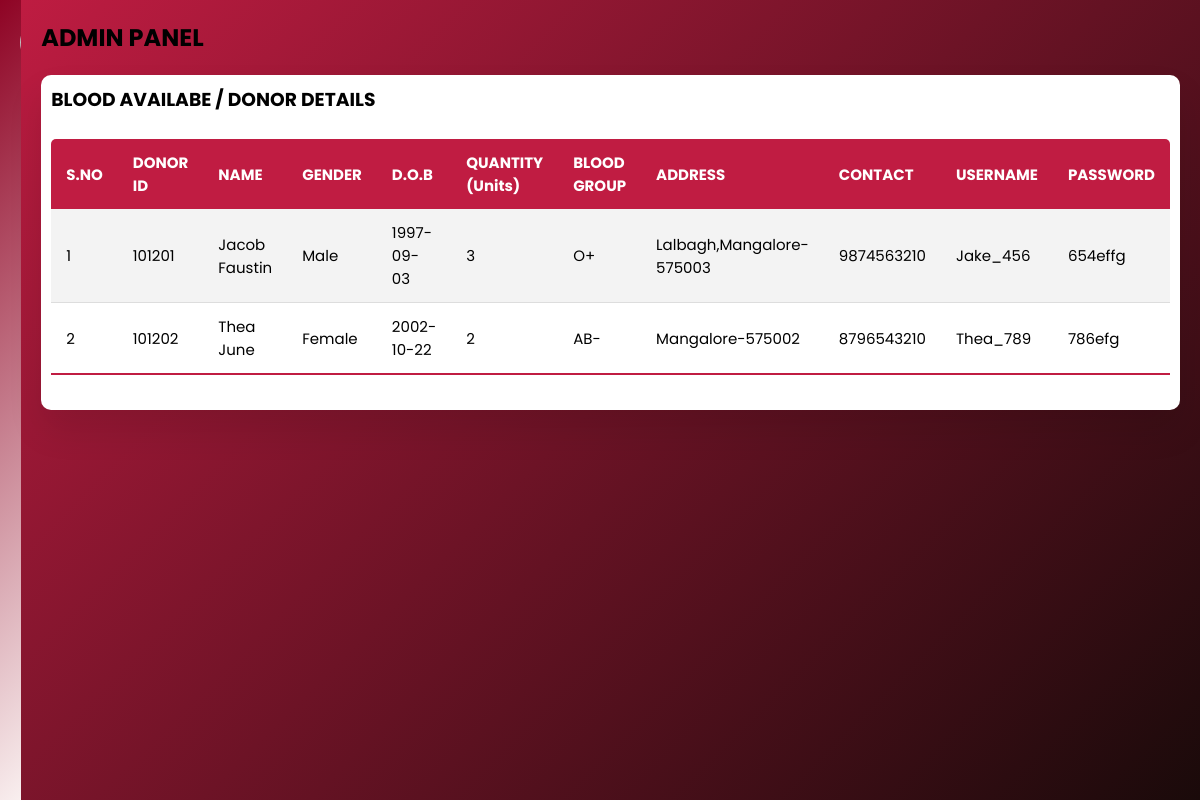
Page /admin/bloodavail.php on the committed database.
### tables this page shows
CREATE TABLE DONOR(
  DONOR_ID INT NOT NULL,
  FNAME VARCHAR(30) NOT NULL,
  LNAME VARCHAR(30) NOT NULL,
  GENDER CHAR(7),
  DOB DATE NOT NULL,
  QUANTITY INT,
  BLOOD_GRP CHAR(10) NOT NULL,
  EMAIL VARCHAR(50) NOT NULL,
  ADDRESS VARCHAR(100) NOT NULL,
  CONTACT CHAR(10) NOT NULL,
  USERNAME VARCHAR(15) NOT NULL,
  PASSWORD VARCHAR(15) NOT NULL,
  PRIMARY KEY(DONOR_ID),
  FOREIGN KEY(DONOR_ID) REFERENCES USERS(USER_ID) ON DELETE CASCADE
);

### admin/bloodavail.php (the view, shortened to what this page needs)
<?php
require_once('dbcon.php');
$query="SELECT * FROM DONOR";
$result=mysqli_query($con,$query);
?>
<!DOCTYPE html>
<html lang="en">
<head>
  <link rel="stylesheet" href="stylee.css" />
  <link rel="stylesheet" href="https://cdnjs.cloudflare.com/ajax/libs/font-awesome/5.15.4/css/all.min.css"/>
</head>
<body>
  <div class="container">
    <nav>
      <ul>
        <li><a href="#" class="logo">
        </a></li>
        <li><a href="admindashboard.php">
          <i class="fas fa-solid fa-gauge"></i>
        </a></li>
        <li><a href="#">
          <i class="fas fa-database"></i>
        </a></li>
        <li><a href="adddonor.php">
         <i class="fas fa-solid fa-user-plus"></i>
        </a></li>
        <li><a href="recpavail.php">
          <i class="fas fa-sharp fa-solid fa-address-card"></i>
        </a></li>
        <li><a href="deldonrecp.php">
          <i class="fas fa-solid fa-user-minus"></i>
        </a></li>
        <li><a href="announc.php">
          <i class="fas fa-sharp fa-solid fa-bullhorn"></i>
        </a></li>
        <li><a href="logout.php" class="logout">
          <i class="fas fa-sign-out-alt"></i>
        </a></li>
      </ul>
    </nav>
    <section class="main">
        <div class="main-top">
          <h1>ADMIN PANEL</h1>
        </div>
        <section class="attendance">
          <div class="attendance-list">
            <h1>BLOOD AVAILABE / DONOR DETAILS</h1>
            <table class="table">
              <thead>
                <tr>
                  <th>S.NO</th>
                  <th>DONOR ID</th>
                  <th>NAME</th>
                  <th>GENDER</th>
                  <th>D.O.B</th>
                  <th>QUANTITY<br>(units)</th>
                  <th>BLOOD GROUP</th>
                  <th>ADDRESS</th>
                  <th>CONTACT</th>
                  <th>USERNAME</th>
                  <th>PASSWORD</th>
                </tr>
              </thead>
                <tbody>
                <?php
                  $counter=0;
                  while($row=mysqli_fetch_assoc($result))
                  {
                    $counter=$counter+1;
                  ?>
                <tr>
                <td><?php echo $counter;?></td>
                  <td><?php echo $row['DONOR_ID'];?></td>
                  <td><?php echo $row['FNAME']." ".$row['LNAME'];?></td>
                  <td><?php echo $row['GENDER'];?></td>
                  <td><?php echo $row['DOB'];?></td>
                  <td><?php echo $row['QUANTITY'];?></td>
                  <td><?php echo $row['BLOOD_GRP'];?></td>
                  <td><?php echo $row['ADDRESS'];?></td>
                  <td><?php echo $row['CONTACT'];?></td>
                  <td><?php echo $row['USERNAME'];?></td>
                  <td><?php echo $row['PASSWORD'];?></td>
                </tr>
                <?php
                  }
                  ?>
                </tbody>
            </table>
          </div>
        </section>
      </section>
    </div>
  </body>
  </html>

### admin/stylee.css (style rules this page uses)
* { margin: 0; padding: 0; outline: none; border: none; text-decoration: none; box-sizing: border-box; font-family: "Poppins", sans-serif; }
body { background: linear-gradient(135deg, rgb(192, 28, 66),rgb(26, 10, 10) ); }
nav { position: sticky; top: 0; bottom: 0; height: 100vh; left: 0; width: 90px; background: linear-gradient(135deg, rgb(142, 3, 36),rgb(249, 239, 239) ); overflow: hidden; transition: 1s; }
.logo { text-align: center; display: flex; margin: 10px 0 0 10px; padding-bottom: 3rem; }
a { position: relative; width: 280px; font-size: 14px; color: rgb(0, 0, 0); display: table; padding: 10px; }
nav .fas { position: relative; width: 70px; height: 40px; top: 20px; font-size: 20px; text-align: center; }
.logout { position: absolute; bottom: 0; }
.container { display: flex; }
.main { position: relative; padding: 20px; width: 100%; }
.main-top { display: flex; width: 100%; }
.attendance { margin-top: 20px; text-transform: capitalize; }
.attendance-list { width: 100%; padding: 10px; margin-top: 10px; background: #fff; border-radius: 10px; box-shadow: 0 20px 35px rgba(0, 0, 0, 0.1); }
.table { border-collapse: collapse; margin: 25px 0; font-size: 15px; min-width: 100%; overflow: hidden; border-radius: 5px 5px 0 0; }
table thead tr { color: #fff; background: rgb(192, 28, 66); text-align: left; font-weight: bold; }
.table th, .table td { padding: 12px 15px; }
.table tbody tr { border-bottom: 1px solid #ddd; }
.table tbody tr:nth-of-type(odd) { background: #f3f3f3; }
.table tbody tr:last-of-type { border-bottom: 2px solid rgb(192, 28, 66); }

### rows in the picture
donor: DONOR_ID "101201", FNAME "Jacob", LNAME "Faustin", GENDER "Male", DOB "1997-09-03", QUANTITY "3", BLOOD_GRP "O+", ADDRESS "Lalbagh,Mangalore-575003", CONTACT "9874563210", USERNAME "Jake_456", PASSWORD "654effg"
donor: DONOR_ID "101202", FNAME "Thea", LNAME "June", GENDER "Female", DOB "2002-10-22", QUANTITY "2", BLOOD_GRP "AB-", ADDRESS "Mangalore-575002", CONTACT "8796543210", USERNAME "Thea_789", PASSWORD "786efg"
